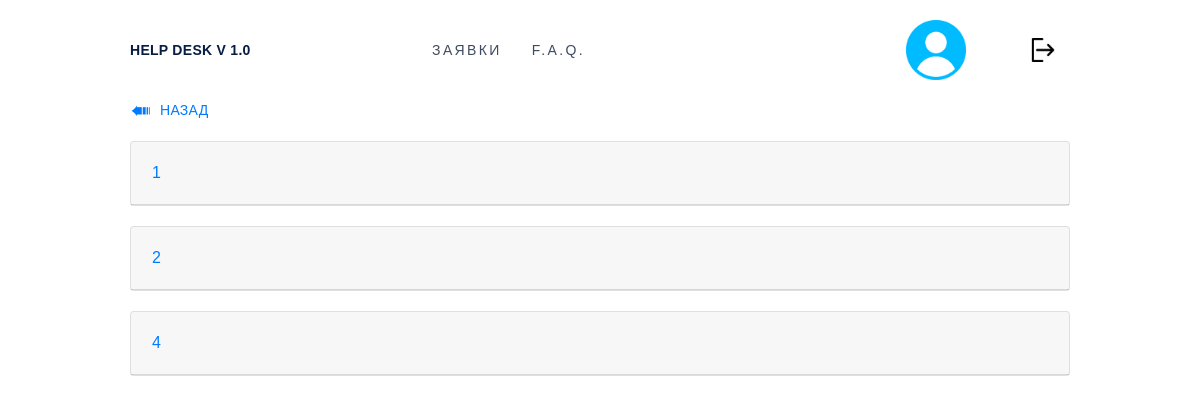
The app's page /helpdesk/faq.html (signed in) with its own data.
### helpdesk/models.py (models this page shows)
class QuestionsAndAnswers(models.Model):
    question = models.CharField(max_length=1000,default="")
    answer = models.CharField(max_length=1000,default="")

### helpdesk/views.py (the view)
# urls.py: path('faq.html',views.faq , name='faq'),
@login_required
def faq(request):
    context = {"questions":models.QuestionsAndAnswers.objects.all(),
                "user": request.user.first_name + " " + request.user.last_name}
    if models.EmployeesInDepartments.objects.filter(person = request.user).count()>0:
            context['isWorker'] = True
    return render(request,"helpdesk/faq.html",context)

### helpdesk/templates/helpdesk/faq.html (shortened to what this page needs)
{%extends 'helpdesk/father_frame.html'%}
{%block contents%}
	<section class="section-one-class" id="section-one-id">
		<div class="container">
			<div class="row">
				<div class="col">
					<a href="#" onclick="history.back();return false;" class="toback">Назад</a>
				</div>
			</div>
			<div class="row">
				<div class="col">
					<div id="accordion">
						{%for question in questions%}
						<div class="card">
							<div class="card-header" id="heading{{forloop.counter}}">
								<h5 class="mb-0">
									<button class="btn btn-link" data-toggle="collapse" data-target="#collapse{{forloop.counter}}" aria-expanded="true" aria-controls="collapse{{forloop.counter}}">
										{{question.question}}
									</button>
								</h5>
							</div>
						</div>
						{%endfor%}
					</div>
				</div>
			</div>
		</div>
	</section>
{%endblock%}

### helpdesk/static/css/main.css (style rules this page uses)
body { font-family: 'Exo 2.0', sans-serif; color: #081d42; padding: 0; letter-spacing: 0.02em; margin: 0; font-size: 14px; }
.container { width: 970px; margin: 0 auto; padding: 20px 0 0 0; }
div, p, form, input, a, span, button { box-sizing: border-box; }
h1, h2, h3, h4, h5, h6 { font-weight: 700; line-height: 1.6em; letter-spacing: 0; }
a, a:hover, a:active { text-decoration: none; color: #3f4b60; }
a, button, input { transition: all 0.5s ease; outline: none; }
input, input:hover, input:focus, input:active, button, button:hover, button:focus, button:active { outline: none; }
.toback { display: inline-block; position: relative; padding-left: 30px; margin-bottom: 20px; text-transform: uppercase; color: #007bff; }
.toback:before { display: block; position: absolute; content: '➠'; transform: rotate(180deg); text-align: center; top: 2px; left: 0px; line-height: 20px; font-size: 25px; color: #007bff; }
#accordion div[class='card']:not(:last-child) { margin-bottom: 20px; }
.card-header .btn { padding-left: 0; }
.row { margin: 0 auto; }

### records on screen
QuestionsAndAnswers: question "1"
QuestionsAndAnswers: question "2"
QuestionsAndAnswers: question "4"
